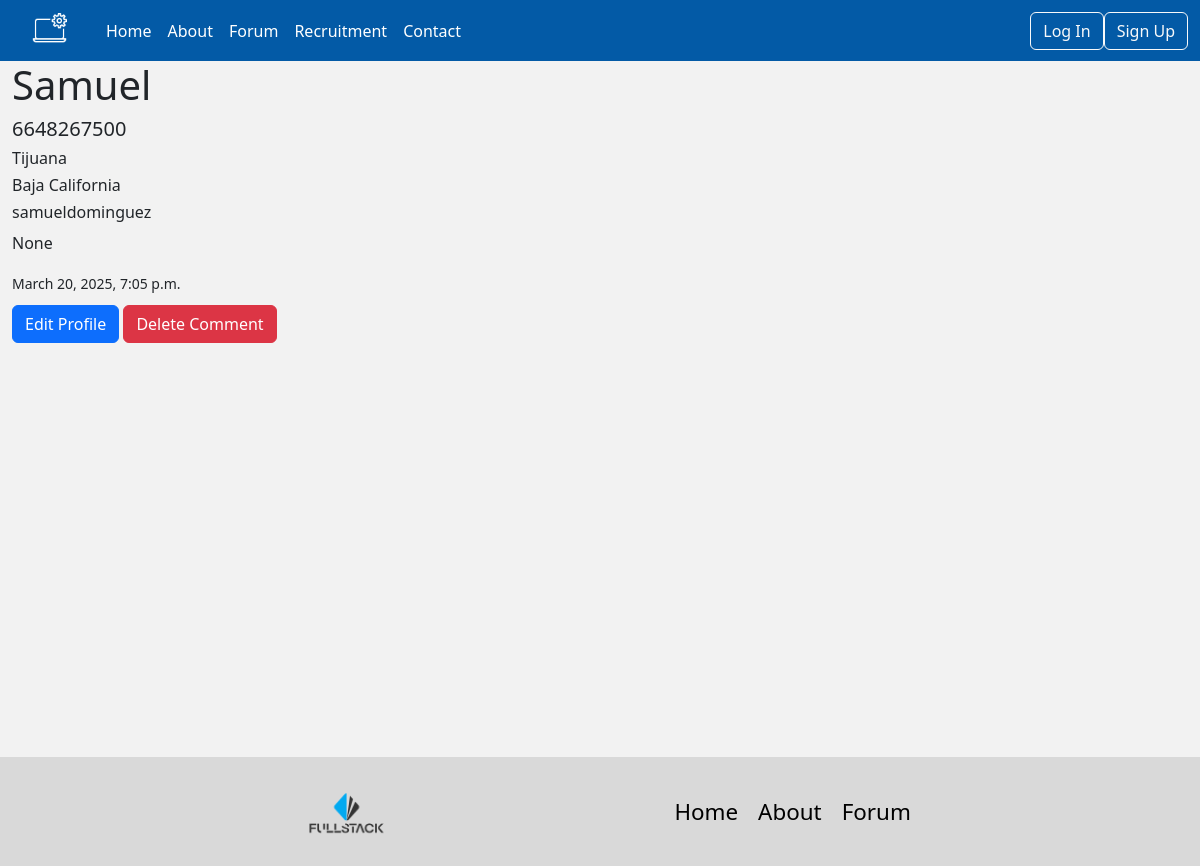
Page /users/2/ on the earlier database version.
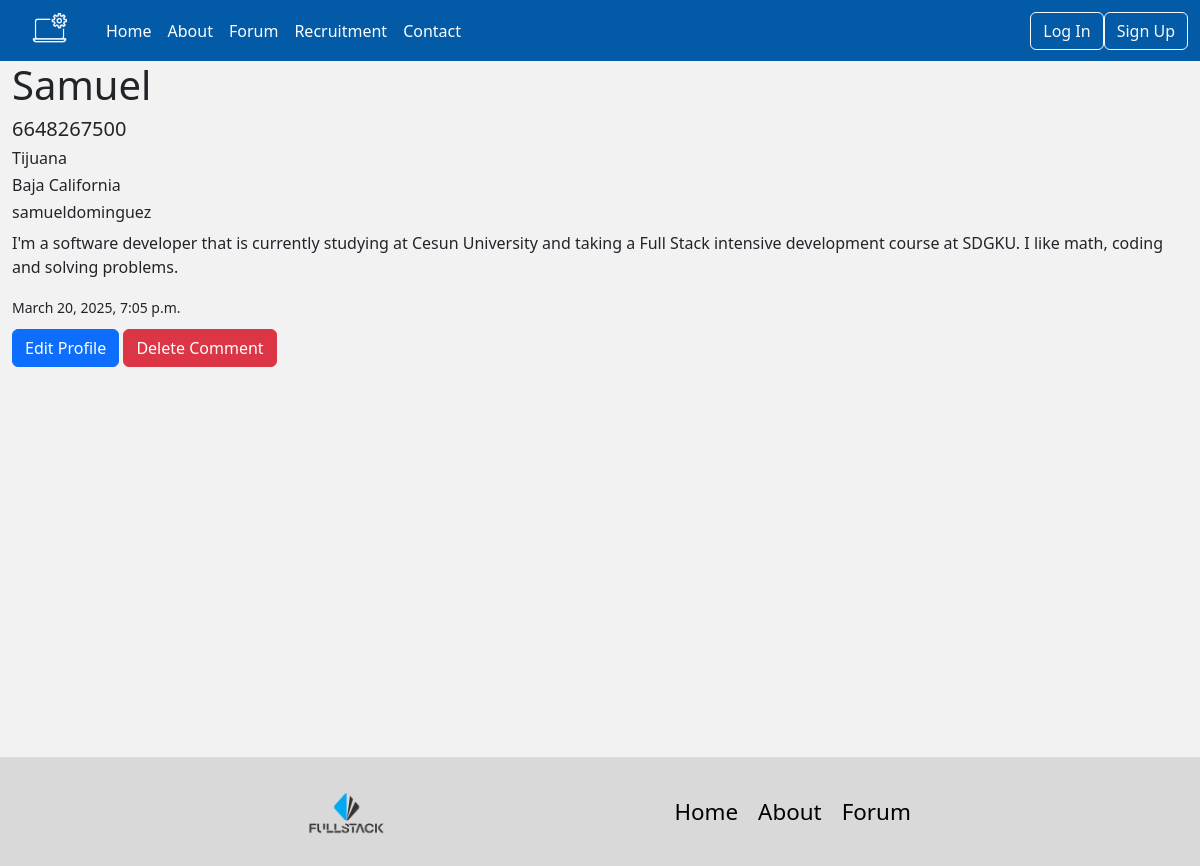
Same page on the later database version.
### users/models.py (models this page shows, shortened)
class Profile(models.Model):
    picture = models.ImageField(upload_to="profile_pic/", blank=True, null=True)
    name = models.CharField(max_length=250, blank=True, null=True)
    phone_number = models.CharField(max_length=25, blank=True, null=True)
    city = models.CharField(max_length=255, blank=True, null=True)
    state = models.CharField(max_length=255, blank=True, null=True)
    user = models.ForeignKey(User, on_delete=models.CASCADE, related_name="profile")
    description = models.TextField(blank=True, null=True)
    created_at = models.DateTimeField(auto_now_add=True)
    updated_at = models.DateTimeField(auto_now=True)

### users/views.py (the view)
# urls.py: path('<int:pk>/', ProfileDetailView.as_view(), name="profile_detail"),
class ProfileDetailView(DetailView):
    template_name="content/profile_detail.html"
    model=Profile
    context_object_name = 'profile'

### templates/content/profile_detail.html (shortened to what this page needs)
{% extends 'base.html' %}
{% load static %}
{% block css %}
    <link rel="stylesheet" href="{% static 'css/profile_detail.css' %}">
{% endblock %}
{% block content %}
    <h1>{{profile.name}}</h1>
    <h5>{{profile.phone_number}}</h5>
    <h6>{{profile.city}}</h6>
    <h6>{{profile.state}}</h6>
    <h6>{{profile.user}}</h6>
    <p>{{profile.description}}</p>
    <small>{{profile.created_at}}</small>
    <br>
    <a href="{% url 'profile_update' profile.id %}" class="btn btn-primary" style="margin-top: 10px;">Edit Profile</a>
    <button type="button" data-bs-toggle="modal"
    data-bs-target="#deleteModal-{{ profile.pk }}" class="btn btn-danger" style="margin-top: 10px;">
    Delete Comment
    </button>
{% endblock %}

Differences in the rows shown:
changed Profile "Samuel": description "None" → "I'm a software developer that is currently studying at Cesun University and taking a Full Stack intensive development course at SDGKU. I like math, coding and solving problems."
